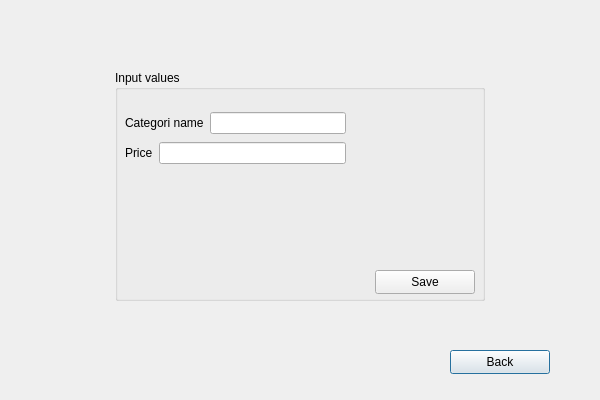
<?xml version="1.0" encoding="UTF-8"?>
<ui version="4.0">
 <class>Add_Transfer</class>
 <widget class="QDialog" name="Add_Transfer">
  <property name="geometry">
   <rect>
    <x>0</x>
    <y>0</y>
    <width>600</width>
    <height>400</height>
   </rect>
  </property>
  <property name="windowTitle">
   <string>Dialog</string>
  </property>
  <widget class="QPushButton" name="Back">
   <property name="geometry">
    <rect>
     <x>450</x>
     <y>350</y>
     <width>100</width>
     <height>24</height>
    </rect>
   </property>
   <property name="text">
    <string>Back</string>
   </property>
  </widget>
  <widget class="QGroupBox" name="groupBox">
   <property name="geometry">
    <rect>
     <x>115</x>
     <y>70</y>
     <width>370</width>
     <height>231</height>
    </rect>
   </property>
   <property name="title">
    <string>Input values</string>
   </property>
   <widget class="QPushButton" name="Save">
    <property name="geometry">
     <rect>
      <x>260</x>
      <y>200</y>
      <width>100</width>
      <height>24</height>
     </rect>
    </property>
    <property name="text">
     <string>Save</string>
    </property>
   </widget>
   <widget class="QWidget" name="">
    <property name="geometry">
     <rect>
      <x>10</x>
      <y>40</y>
      <width>221</width>
      <height>56</height>
     </rect>
    </property>
    <layout class="QVBoxLayout" name="verticalLayout">
     <item>
      <layout class="QHBoxLayout" name="horizontalLayout_2">
       <item>
        <widget class="QLabel" name="label">
         <property name="text">
          <string>Categori name</string>
         </property>
        </widget>
       </item>
       <item>
        <widget class="QLineEdit" name="name"/>
       </item>
      </layout>
     </item>
     <item>
      <layout class="QHBoxLayout" name="horizontalLayout">
       <item>
        <widget class="QLabel" name="label_2">
         <property name="text">
          <string>Price</string>
         </property>
        </widget>
       </item>
       <item>
        <widget class="QLineEdit" name="price"/>
       </item>
      </layout>
     </item>
    </layout>
   </widget>
  </widget>
 </widget>
 <resources/>
 <connections/>
</ui>
